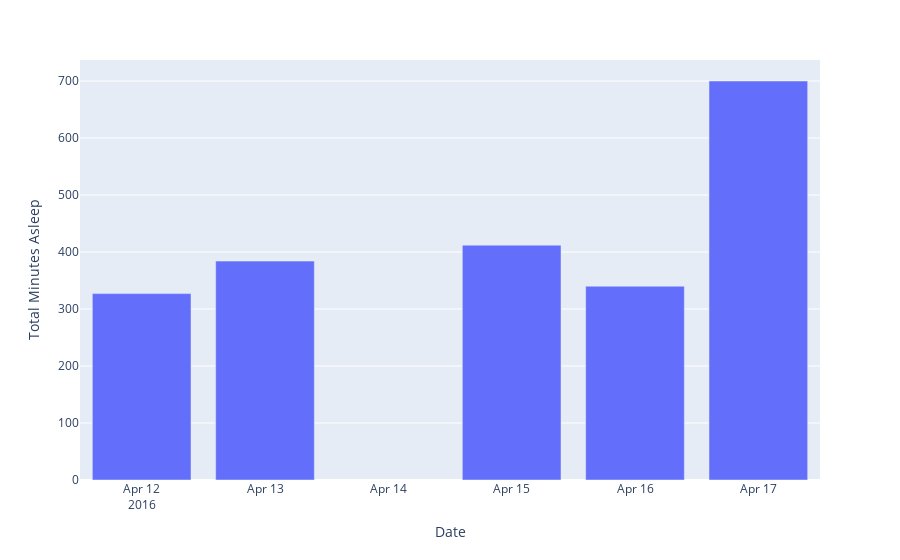

Notebook code for this chart:
### Code cell
fig = px.bar(sleep, x='Date', y='Total Minutes Asleep')
fig.show()

### Figure 1 — Plotly figure (JSON) as saved in the notebook; plotly's stock layout.template omitted (floating-point values rounded to 4 significant figures)
{"data": [{"alignmentgroup": "True", "hovertemplate": "Date=%{x}<br>Total Minutes Asleep=%{y}<extra></extra>", "legendgroup": "", "marker": {"color": "#636efa", "pattern": {"shape": ""}}, "name": "", "offsetgroup": "", "orientation": "v", "showlegend": false, "textposition": "auto", "type": "bar", "x": ["2016-04-12T00:00:00", "2016-04-13T00:00:00", "2016-04-15T00:00:00", "2016-04-16T00:00:00", "2016-04-17T00:00:00"], "xaxis": "x", "y": [327, 384, 412, 340, 700], "yaxis": "y"}], "layout": {"barmode": "relative", "legend": {"tracegroupgap": 0}, "margin": {"t": 60}, "xaxis": {"anchor": "y", "domain": [0, 1], "title": {"text": "Date"}}, "yaxis": {"anchor": "x", "domain": [0, 1], "title": {"text": "Total Minutes Asleep"}}}}
